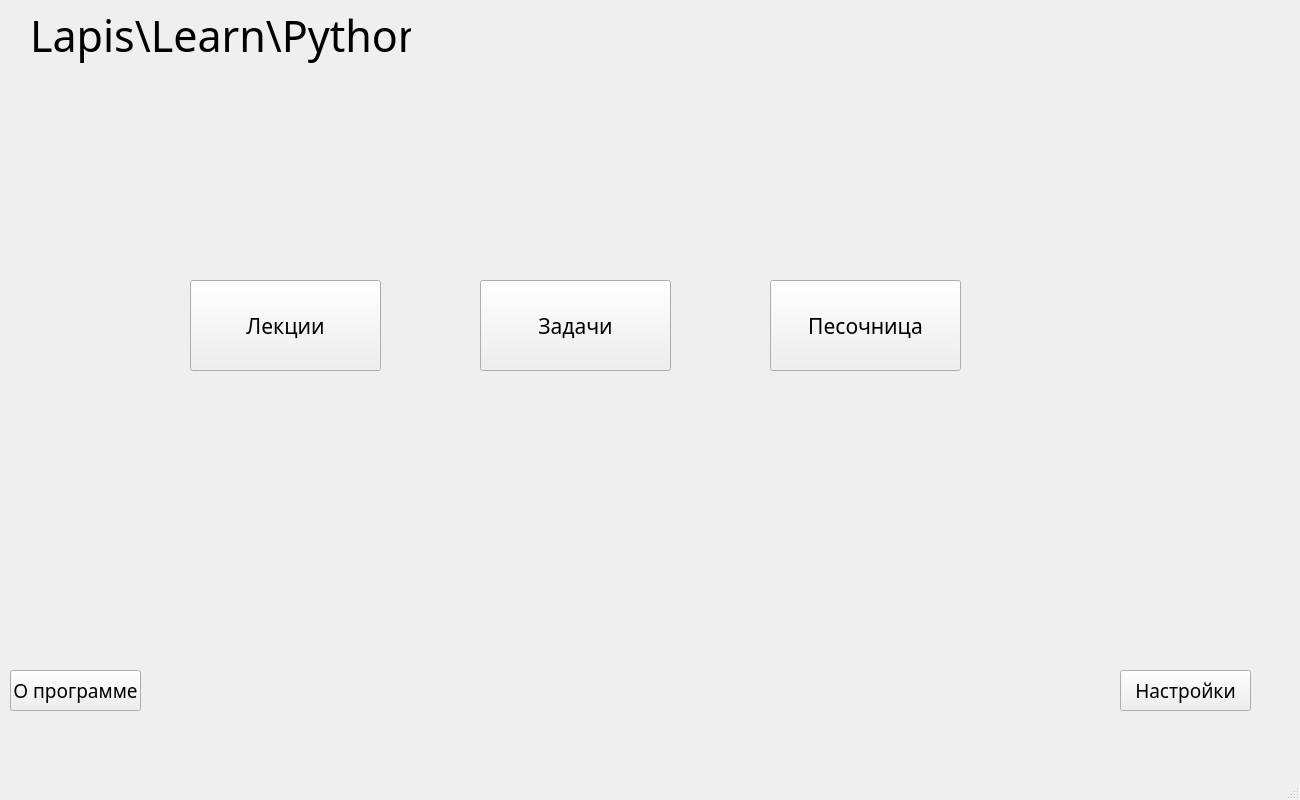
<?xml version="1.0" encoding="UTF-8"?>
<ui version="4.0">
 <class>LLearnPy</class>
 <widget class="QMainWindow" name="LLearnPy">
  <property name="geometry">
   <rect>
    <x>0</x>
    <y>0</y>
    <width>1300</width>
    <height>800</height>
   </rect>
  </property>
  <property name="font">
   <font>
    <family>JetBrains Mono</family>
   </font>
  </property>
  <property name="windowTitle">
   <string>LLearnPy</string>
  </property>
  <property name="windowIcon">
   <iconset resource="resourses.qrc">
    <normaloff>:/res/image/ico3232.png</normaloff>:/res/image/ico3232.png</iconset>
  </property>
  <property name="styleSheet">
   <string notr="true"/>
  </property>
  <property name="iconSize">
   <size>
    <width>32</width>
    <height>32</height>
   </size>
  </property>
  <widget class="QWidget" name="centralwidget">
   <widget class="QLabel" name="MainLabel">
    <property name="geometry">
     <rect>
      <x>30</x>
      <y>-10</y>
      <width>381</width>
      <height>91</height>
     </rect>
    </property>
    <property name="font">
     <font>
      <family>Lumberjack</family>
      <pointsize>32</pointsize>
     </font>
    </property>
    <property name="styleSheet">
     <string notr="true">color: black;</string>
    </property>
    <property name="text">
     <string>Lapis\Learn\Python</string>
    </property>
   </widget>
   <widget class="QPushButton" name="aboutButton">
    <property name="geometry">
     <rect>
      <x>10</x>
      <y>670</y>
      <width>131</width>
      <height>41</height>
     </rect>
    </property>
    <property name="font">
     <font>
      <family>JetBrains Mono</family>
      <pointsize>14</pointsize>
     </font>
    </property>
    <property name="text">
     <string>О программе</string>
    </property>
   </widget>
   <widget class="QPushButton" name="LectureButton">
    <property name="geometry">
     <rect>
      <x>190</x>
      <y>280</y>
      <width>191</width>
      <height>91</height>
     </rect>
    </property>
    <property name="font">
     <font>
      <family>JetBrains Mono</family>
      <pointsize>16</pointsize>
     </font>
    </property>
    <property name="styleSheet">
     <string notr="true">QPushButton:hover{
	box-shadow: 8px 10px 5px 2px rgba(0, 0, 255, .2)
}</string>
    </property>
    <property name="text">
     <string>Лекции</string>
    </property>
   </widget>
   <widget class="QPushButton" name="TaskButton">
    <property name="geometry">
     <rect>
      <x>480</x>
      <y>280</y>
      <width>191</width>
      <height>91</height>
     </rect>
    </property>
    <property name="font">
     <font>
      <family>JetBrains Mono</family>
      <pointsize>16</pointsize>
     </font>
    </property>
    <property name="styleSheet">
     <string notr="true">QPushButton#TaskButton::hover{
	display: flex;	
	margin: auto;
}</string>
    </property>
    <property name="text">
     <string>Задачи</string>
    </property>
   </widget>
   <widget class="QPushButton" name="SandboxButton">
    <property name="geometry">
     <rect>
      <x>770</x>
      <y>280</y>
      <width>191</width>
      <height>91</height>
     </rect>
    </property>
    <property name="font">
     <font>
      <family>JetBrains Mono</family>
      <pointsize>16</pointsize>
     </font>
    </property>
    <property name="text">
     <string>Песочница</string>
    </property>
   </widget>
   <widget class="QPushButton" name="SettingsButton">
    <property name="geometry">
     <rect>
      <x>1120</x>
      <y>670</y>
      <width>131</width>
      <height>41</height>
     </rect>
    </property>
    <property name="font">
     <font>
      <family>JetBrains Mono</family>
      <pointsize>14</pointsize>
     </font>
    </property>
    <property name="text">
     <string>Настройки</string>
    </property>
   </widget>
  </widget>
  <widget class="QMenuBar" name="menubar">
   <property name="geometry">
    <rect>
     <x>0</x>
     <y>0</y>
     <width>1268</width>
     <height>21</height>
    </rect>
   </property>
  </widget>
  <widget class="QStatusBar" name="statusbar"/>
 </widget>
 <resources>
  <include location="resourses.qrc"/>
 </resources>
 <connections/>
</ui>
